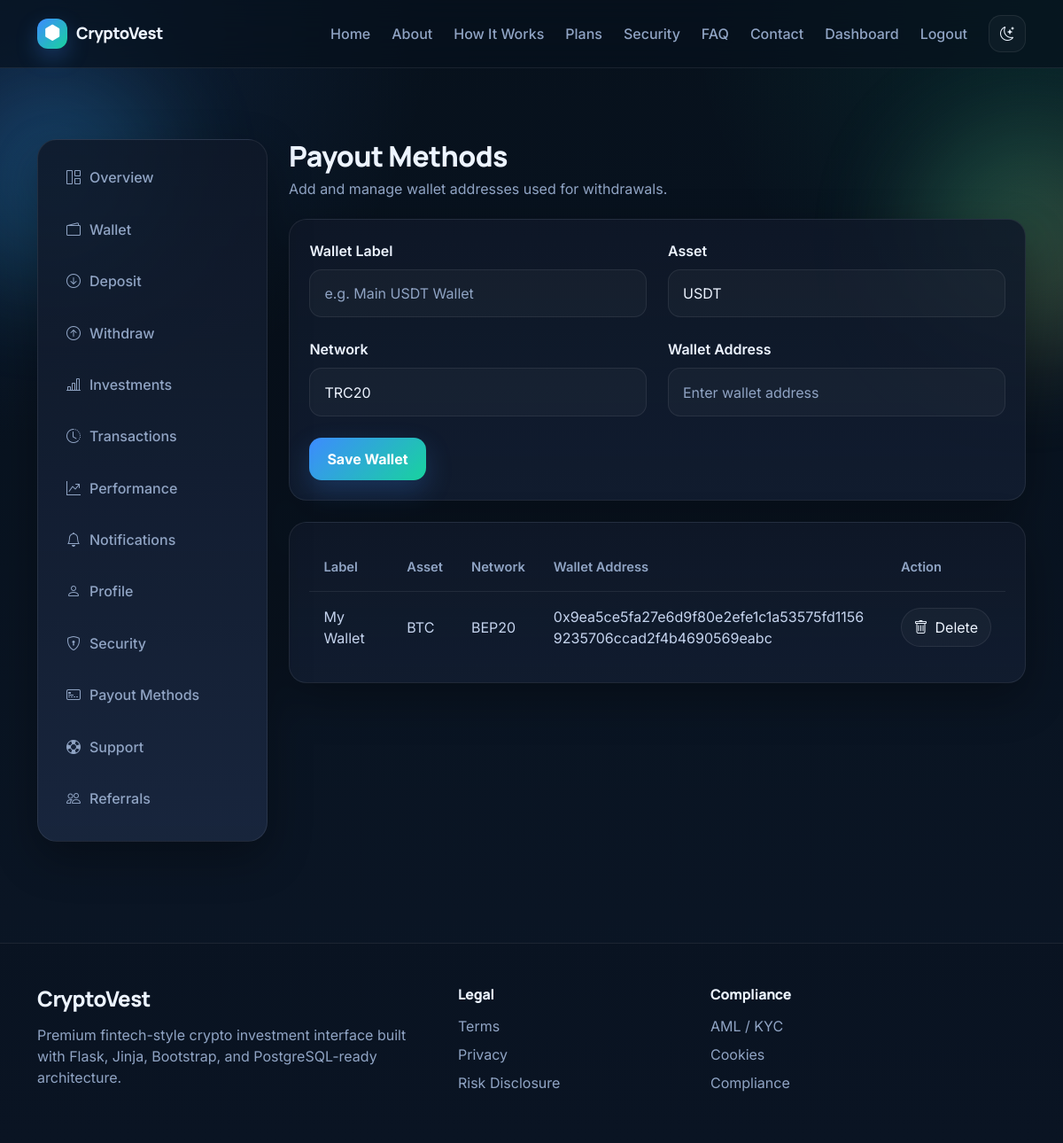
Screenshot of /dashboard/payout-methods (signed in) with the database file from the repository.
### app/models.py (models this page shows)
class PayoutMethod(db.Model):
    id = db.Column(db.Integer, primary_key=True)
    user_id = db.Column(db.Integer, db.ForeignKey("user.id"), nullable=False)
    label = db.Column(db.String(120), nullable=False)
    asset = db.Column(db.String(20), nullable=False, default="USDT")
    network = db.Column(db.String(50), nullable=False)
    wallet_address = db.Column(db.String(255), nullable=False)
    is_active = db.Column(db.Boolean, default=True)
    created_at = db.Column(db.DateTime, default=datetime.utcnow)
    user = db.relationship("User", backref=db.backref("payout_methods", lazy=True, cascade="all, delete-orphan"))

### app/dashboard/routes.py (the view, shortened to what this page needs)
@dashboard_bp.route('/payout-methods', methods=['GET', 'POST'])
@login_required
def payout_methods():
    form = PayoutMethodForm()
    methods = PayoutMethod.query.filter_by(user_id=current_user.id).order_by(PayoutMethod.created_at.desc()).all()
    return render_template('dashboard/payout_methods.html', form=form, methods=methods)

### app/forms.py
class PayoutMethodForm(FlaskForm):
    label = StringField("Wallet Label", validators=[DataRequired(), Length(min=2, max=120)])
    asset = SelectField("Asset", choices=[("USDT", "USDT"), ("BTC", "BTC"), ("ETH", "ETH")], validators=[DataRequired()])
    network = SelectField("Network", choices=[("TRC20", "TRC20"), ("ERC20", "ERC20"), ("BEP20", "BEP20"), ("BTC", "BTC"), ("ARB", "ARB")], validators=[DataRequired()])
    wallet_address = StringField("Wallet Address", validators=[DataRequired(), Length(min=8, max=255)])
    submit = SubmitField("Save Wallet")

### app/models.py (called while the page is built)
@login_manager.user_loader
def load_user(user_id):
    return db.session.get(User, int(user_id))

### app/templates/dashboard/payout_methods.html (shortened to what this page needs)
{% extends 'base.html' %}
{% block content %}
<section class="page-section">
    <div class="container dashboard-layout">
        {% include 'includes/dashboard_sidebar.html' %}
        <div class="page-shell">
            <div class="page-header">
                <h1>Payout Methods</h1>
                <p class="text-muted-premium mb-0">
                    Add and manage wallet addresses used for withdrawals.
                </p>
            </div>
            <div class="content-card mb-4">
                <form method="POST">
                    <div class="row g-4">
                        <div class="col-md-6">
                            <label class="form-label">{{ form.label.label.text }}</label>
                            {{ form.label(class_='form-control', placeholder='e.g. Main USDT Wallet') }}
                        </div>
                        <div class="col-md-6">
                            <label class="form-label">{{ form.asset.label.text }}</label>
                            {{ form.asset(class_='form-select') }}
                        </div>
                        <div class="col-md-6">
                            <label class="form-label">{{ form.network.label.text }}</label>
                            {{ form.network(class_='form-select') }}
                        </div>
                        <div class="col-md-6">
                            <label class="form-label">{{ form.wallet_address.label.text }}</label>
                            {{ form.wallet_address(class_='form-control', placeholder='Enter wallet address') }}
                        </div>
                    </div>
                    <div class="mt-4">
                        {{ form.submit(class_='btn btn-premium') }}
                    </div>
                </form>
            </div>
            <div class="table-panel">
                <table class="table-premium">
                    <tr>
                        <th>Label</th>
                        <th>Asset</th>
                        <th>Network</th>
                        <th>Wallet Address</th>
                        <th>Action</th>
                    </tr>
                    {% for method in methods %}
                    <tr>
                        <td>{{ method.label }}</td>
                        <td>{{ method.asset }}</td>
                        <td>{{ method.network }}</td>
                        <td style="word-break: break-all;">{{ method.wallet_address }}</td>
                        <td>
                            <a class="pill-link" href="{{ url_for('dashboard.delete_payout_method', method_id=method.id) }}">
                                <i class="bi bi-trash"></i> Delete
                            </a>
                        </td>
                    </tr>
                    {% else %}
                    <tr>
                        <td colspan="5" class="empty-state">No payout wallets added yet.</td>
                    </tr>
                    {% endfor %}
                </table>
            </div>
        </div>
    </div>
</section>
{% endblock %}

### app/static/css/style.css (style rules this page uses)
:root { --bg: #07111c; --bg-2: #0b1626; --surface: rgba(15, 24, 40, 0.86); --surface-2: rgba(18, 29, 48, 0.92); --surface-3: rgba(25, 38, 62, 0.95); --text: #edf4ff; --text-soft: #c5d4ee; --muted: #90a4c4; --border: rgba(255, 255, 255, 0.08); --shadow: 0 18px 50px rgba(0, 0, 0, 0.32); --blue: #3d8bff; --cyan: #29d3ff; --emerald: #18d39e; --gold: #f3c969; --danger: #ff7272; --success: #22c983; --warning: #f3b54a; --info: #57a6ff; --radius-xl: 26px; --radius-lg: 20px; --radius-md: 16px; --radius-sm: 12px; }
* { box-sizing: border-box; }
html { scroll-behavior: smooth; }
body { font-family: "Inter", "DM Sans", "Sora", sans-serif; background: radial-gradient(circle at top left, rgba(61,139,255,0.14), transparent 28%), radial-gradient(circle at top right, rgba(24,211,158,0.10), transparent 24%), linear-gradient(180deg, var(--bg), var(--bg-2)); color: var(--text); min-height: 100vh; position: relative; overflow-x: hidden; }
h1, h2, h3, h4, h5, h6, .brand { font-family: "Manrope", "Inter", sans-serif; letter-spacing: -0.02em; }
a { text-decoration: none; }
.btn-premium { color: #fff !important; border: none; border-radius: 14px; padding: 12px 20px; font-weight: 700; background: linear-gradient(135deg, var(--blue), var(--emerald)); box-shadow: 0 12px 30px rgba(61,139,255,0.22); transition: transform .25s ease, box-shadow .25s ease; }
.page-section { padding: 64px 0; }
.card-premium, .glass-panel, .metric-card, .table-panel, .auth-card, .content-card { border: 1px solid var(--border); border-radius: var(--radius-lg); background: linear-gradient(180deg, var(--surface), var(--surface-2)); box-shadow: var(--shadow); }
.card-premium, .metric-card, .table-panel, .auth-card, .content-card { padding: 1.4rem; }
.section-subtitle, .text-muted-premium { color: var(--muted) !important; }
.form-label { font-weight: 600; color: var(--text); margin-bottom: .55rem; }
.form-control, .form-select, textarea { background: rgba(255,255,255,0.03) !important; color: var(--text) !important; border: 1px solid var(--border) !important; border-radius: 14px !important; padding: .9rem 1rem !important; box-shadow: none !important; }
.form-control::placeholder, textarea::placeholder { color: var(--muted) !important; }
.table-premium { width: 100%; border-collapse: collapse; }
.table-premium th, .table-premium td { padding: 1rem; border-bottom: 1px solid var(--border); vertical-align: middle; }
.table-premium th { color: var(--muted); font-weight: 600; font-size: .92rem; }
.table-premium td { color: var(--text-soft); }
.table-premium tr:last-child td { border-bottom: none; }
.dashboard-layout { display: grid; grid-template-columns: 260px 1fr; gap: 1.5rem; align-items: start; }
.page-shell { min-width: 0; }
.page-header { margin-bottom: 1.4rem; }
.page-header h1 { font-size: 2rem; font-weight: 800; margin-bottom: .35rem; }
.pill-link { display: inline-flex; align-items: center; gap: 8px; color: var(--text); border: 1px solid var(--border); border-radius: 999px; padding: .55rem .85rem; background: rgba(255,255,255,0.03); }

### rows the page displays
PayoutMethod: label "My Wallet", asset "BTC", network "BEP20", wallet_address "0x9ea5ce5fa27e6d9f80e2efe1c1a53575fd11569235706ccad2f4b4690569eabc"
